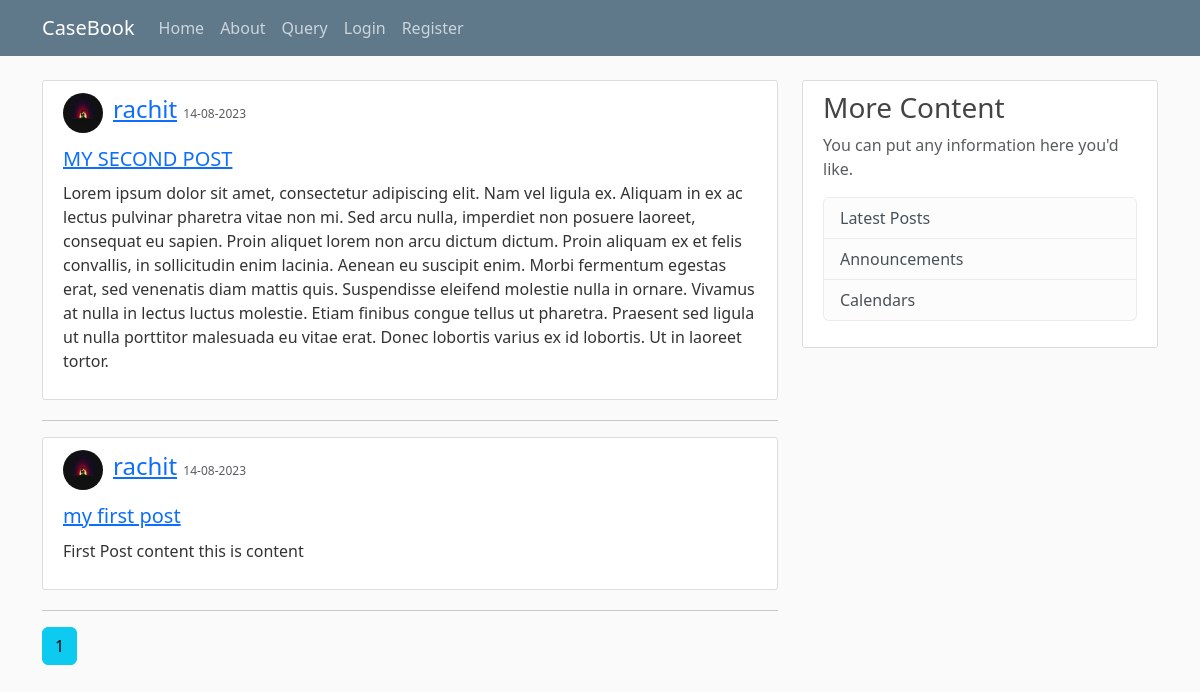
The app's page /home, older data.
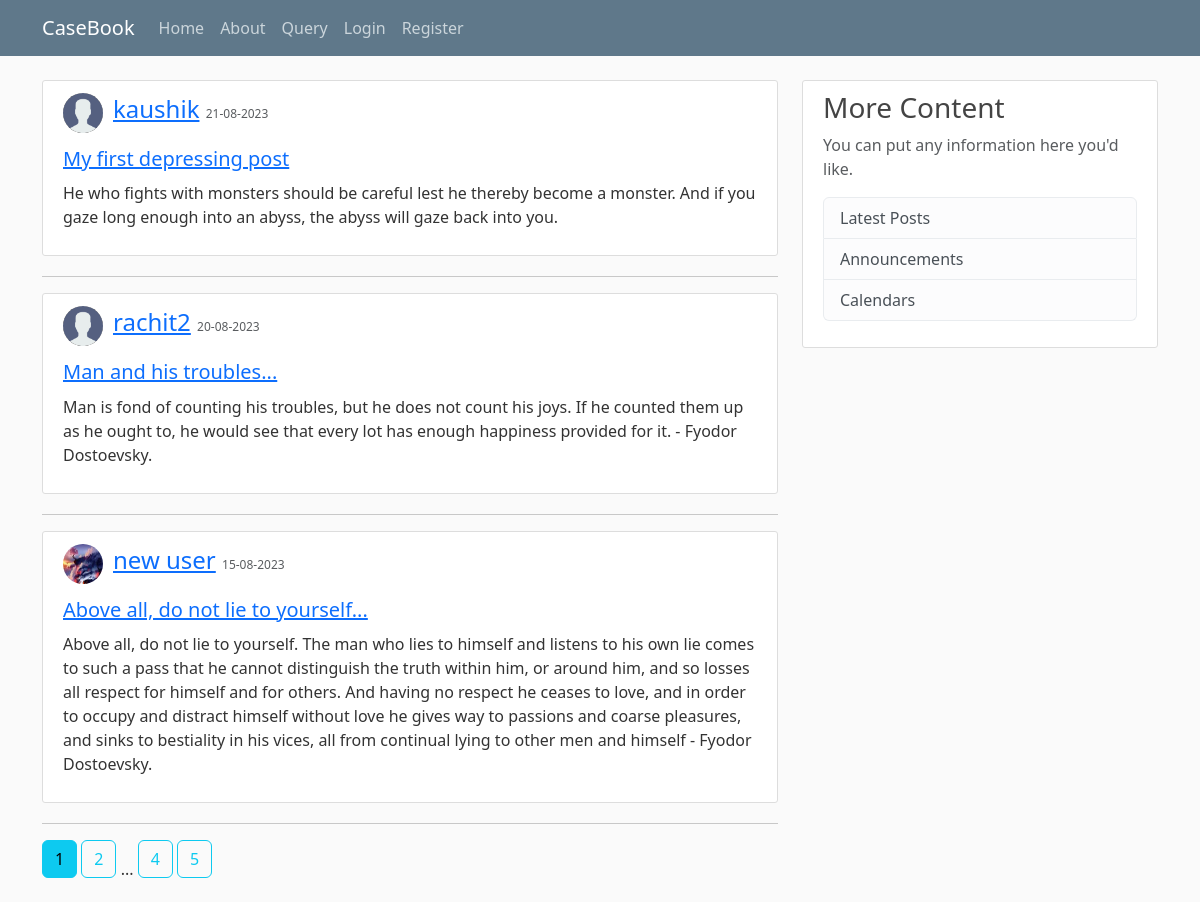
The same page, newer data.
### blogsite/models.py (models this page shows, shortened)
class Post(db.Model):
    id = db.Column(db.Integer, primary_key=True)
    title = db.Column(db.String(50), nullable=False)
    date_posted = db.Column(db.DateTime, nullable=False, default=datetime.utcnow)
    content = db.Column(db.Text, nullable=False)
    user_id = db.Column(db.Integer, db.ForeignKey('user.id'), nullable=False)

class User(db.Model, UserMixin):
    id = db.Column(db.Integer, primary_key=True)
    username = db.Column(db.String(20), unique=True, nullable=False)
    email = db.Column(db.String(100), unique=True, nullable=False)
    img_file = db.Column(db.String(20), nullable=False, default='default.jpeg')
    password = db.Column(db.String(60), nullable=False)
    posts = db.relationship('Post', backref='author', lazy=True)

### blogsite/main/routes.py (the view)
@main.route('/')
@main.route('/home')
def home():
    page = request.args.get(key='page',default=1,type=int)
    posts = Post.query.order_by(Post.date_posted.desc()).paginate(per_page=3)
    return render_template('home.html',posts=posts,page_title='CaseBook')

### blogsite/templates/home.html
{% extends "layout.html" %}
{% block page_content %}
{% for post in posts.items %}
<article class="media content-section">
  <div class="d-flex align-items-center">
    <img class="img-fluid rounded-circle article-img mr-3"
      src="{{ url_for('static',filename='profile_pic/'+post.author.img_file) }}" alt="Profile Photo of author">
    <div style="margin-left: 10px;">
      <div class="article-metadata">
        <a class="mr-2" href="{{ url_for('users.user_posts',username=post.author.username) }}">{{ post.author.username }}</a>
        <small class="text-muted" style="font-size: 0.75rem;">{{ post.date_posted.strftime('%d-%m-%Y') }}</small>
      </div>
    </div>
  </div>
  <div class="media-body">
    <h2><a class="article-title" href="{{ url_for('posts.post',post_id=post.id) }}">{{ post.title }}</a></h2>
    <p class="article-content">{{ post.content }}</p>
  </div>
</article>
<hr>
{% endfor %}
{% for page_num in posts.iter_pages(left_edge=2, right_edge=2, left_current=1, right_current=1) %}
  {% if page_num %}
    {% if posts.page==page_num %}
      <a class="btn btn-info mb-4" href="{{ url_for('main.home',page=page_num) }}">{{ page_num }}</a>
    {% else %}
      <a class="btn btn-outline-info mb-4" href="{{ url_for('main.home',page=page_num) }}">{{ page_num }}</a>
    {% endif %}
  {% else %}
  ...
  {% endif %}
{% endfor %}
{% endblock page_content %}

Row changes from the older to the newer data that the page shows:
no longer on this page (row unchanged): Post: img_file (picture), author.username "rachit", date_posted "14-08-2023", title "MY SECOND POST", content "Lorem ipsum dolor sit amet, consectetur adipiscing elit. Nam vel ligula ex. Aliquam in ex ac lectus pulvinar pharetra vitae non mi. Sed arcu nulla, imperdiet non posuere laoreet, consequat eu sapien. Proin aliquet lorem non arcu dictum dictum. Proin aliquam ex et felis convallis, in sollicitudin enim lacinia. Aenean eu suscipit enim. Morbi fermentum egestas erat, sed venenatis diam mattis quis. Suspendisse eleifend molestie nulla in ornare. Vivamus at nulla in lectus luctus molestie. Etiam finibus congue tellus ut pharetra. Praesent sed ligula ut nulla porttitor malesuada eu vitae erat. Donec lobortis varius ex id lobortis. Ut in laoreet tortor."
no longer on this page (row unchanged): Post: img_file (picture), author.username "rachit", date_posted "14-08-2023", title "my first post", content "First Post content this is content"
added Post: img_file (placeholder picture), author.username "kaushik", date_posted "21-08-2023", title "My first depressing post", content "He who fights with monsters should be careful lest he thereby become a monster. And if you gaze long enough into an abyss, the abyss will gaze back into you."
added Post: img_file (placeholder picture), author.username "rachit2", date_posted "20-08-2023", title "Man and his troubles...", content "Man is fond of counting his troubles, but he does not count his joys. If he counted them up as he ought to, he would see that every lot has enough happiness provided for it. - Fyodor Dostoevsky."
added Post: img_file (picture), author.username "new user", date_posted "15-08-2023", title "Above all, do not lie to yourself...", content "Above all, do not lie to yourself. The man who lies to himself and listens to his own lie comes to such a pass that he cannot distinguish the truth within him, or around him, and so losses all respect for himself and for others. And having no respect he ceases to love, and in order to occupy and distract himself without love he gives way to passions and coarse pleasures, and sinks to bestiality in his vices, all from continual lying to other men and himself - Fyodor Dostoevsky."
Text that changed along with them:
new list line: "2"
new list line: "4"
new list line: "5"
